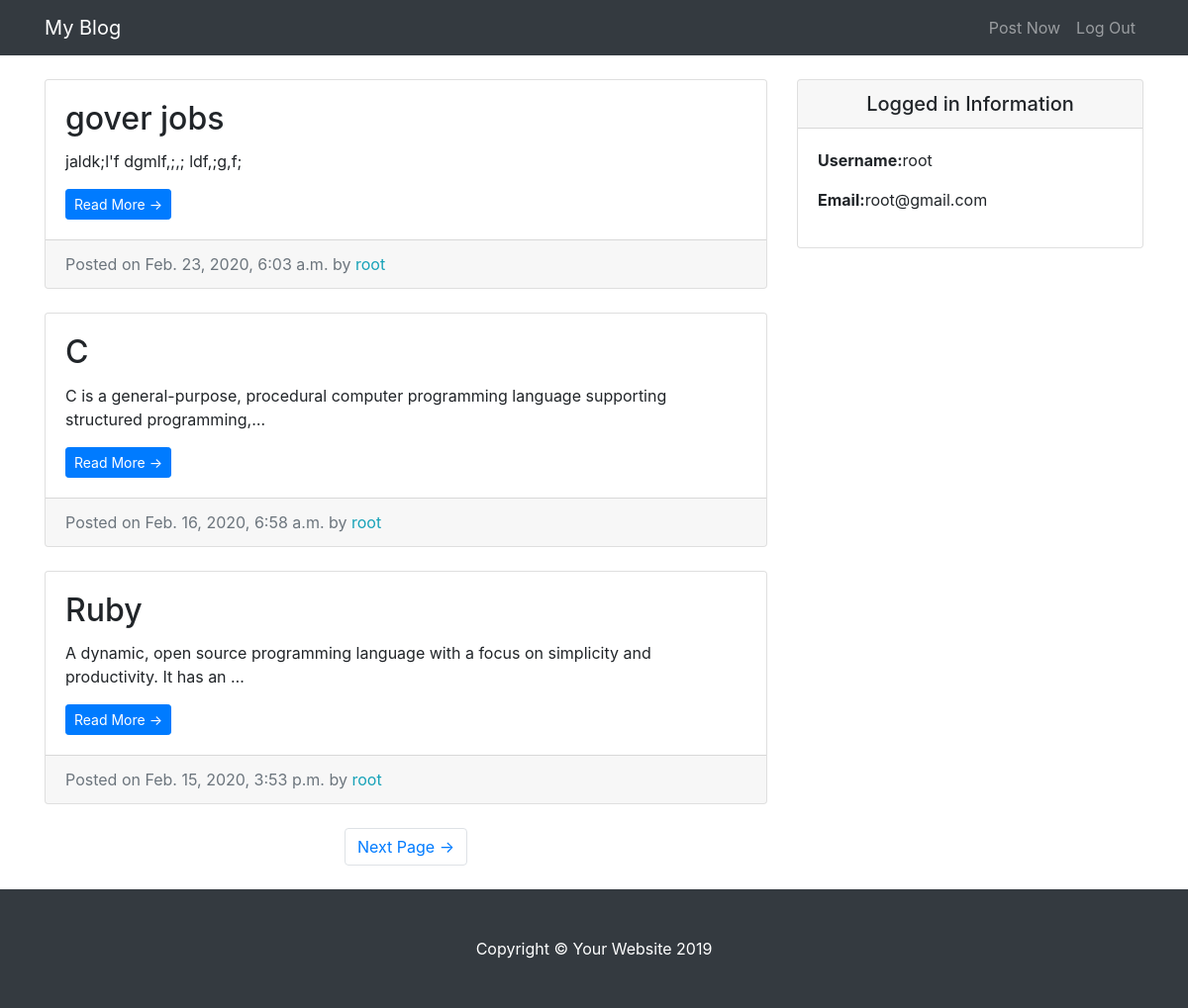
The app's page / (signed in) with its own data.
### entries/models.py (models this page shows, shortened)
class Entry(models.Model):
    entry_title=models.CharField(max_length=50)
    entry_text=models.TextField()
    entry_date=models.DateTimeField(auto_now_add=True)
    entry_author=models.ForeignKey(settings.AUTH_USER_MODEL, blank=True, null=True,on_delete=models.CASCADE)
    class Meta:
        verbose_name_plural="entries"

### entries/views.py (the view)
# urls.py: path('',HomeView.as_view(),name='blog-home' ),
class HomeView(LoginRequiredMixin,ListView):
    model = Entry
    template_name = 'entries/index.html'
    context_object_name = 'blog_entries'
    ordering = ['-entry_date']
    paginate_by = 3

### entries/templates/entries/index.html (shortened to what this page needs)
{% extends 'entries/base.html' %}
{% block content %}
      <div class="col-md-8">
        {% for entry in blog_entries %}
        <div class="card mb-4 mt-4">
          <div class="card-body">
            <h2 class="card-title">{{entry.entry_title}}</h2>
            <p class="card-text">{{entry.entry_text|truncatechars:100}}</p>
            <a href="{% url 'entry-detail' entry.pk %}" class="btn btn-primary btn-sm">Read More &rarr;</a>
          </div>
          <div class="card-footer text-muted">
            Posted on {{entry.entry_date}} by
            <span class= "text-info mr-2">{{entry.entry_author}}</span>
          </div>
        </div>
          {% endfor %}
         {% if is_paginated %}
        <ul class="pagination justify-content-center mb-4">
            {% if page_obj.has_next %}
          <li class="page-item">
            <a class="page-link" href="?page={{ page_obj.next_page_number }}#">Next Page &rarr;</a>
          </li>
           {% endif %}
        </ul>
       {% endif %}
      </div>
{% endblock %}

### entries/templates/entries/base.html (shortened to what this page needs)
{% load static %}
<!DOCTYPE html>
<html lang="en">
<head>
  <link href="{% static 'entries/css/vendor/bootstrap/css/bootstrap.min.css' %}" rel="stylesheet">
  <link href="{% static 'entries/css/css/blog-home.css' %}" rel="stylesheet">
</head>
<body>
  <nav class="navbar navbar-expand-lg navbar-dark bg-dark fixed-top">
    <div class="container">
      <a class="navbar-brand" href="{% url 'blog-home' %}">My Blog</a>
      <div class="collapse navbar-collapse" id="navbarResponsive">
        <ul class="navbar-nav ml-auto">
          <li class="nav-item">
            <a class="nav-link" href="{% url 'create-entry' %}">Post Now</a>
          </li>
          <li class="nav-item">
            <a class="nav-link" href="{% url 'logout' %}">Log Out</a>
          </li>
        </ul>
      </div>
    </div>
  </nav>
  <div class="container">
    <div class="row">
      {% block content %} {% endblock %}
    <div class="col-md-4">
      <div class="card my-4">
          <h5 class="card-header text-center">Logged in Information</h5>
          <div class="card-body">
            <ul class="list-unstyled mb-0">
                <li>
                    <p> <strong>Username:</strong>{{user.username}} </p>
                </li>
                <li>
                    <p> <strong>Email:</strong>{{user.email}}</p>
                </li>
            </ul>
          </div>
        </div>
      </div>
    </div>
  </div>
  <footer class="py-5 bg-dark">
    <div class="container">
      <p class="m-0 text-center text-white">Copyright &copy; Your Website 2019</p>
    </div>
  </footer>
</body>
</html>

### entries/static/entries/css/css/blog-home.css (style rules this page uses)
body { padding-top: 56px; }

### records on screen
Entry: entry_title "gover jobs", entry_text "jaldk;l'f dgmlf,;,; ldf,;g,f;", entry_date "Feb. 23, 2020, 6:03 a.m.", entry_author "root"
Entry: entry_title "C", entry_text "C is a general-purpose, procedural computer programming language supporting structured programming,…", entry_date "Feb. 16, 2020, 6:58 a.m.", entry_author "root"
Entry: entry_title "Ruby", entry_text "A dynamic, open source programming language with a focus on simplicity and productivity. It has an …", entry_date "Feb. 15, 2020, 3:53 p.m.", entry_author "root"

### other values on screen
{{ user.username }} "root"
{{ user.email }} "root@gmail.com"
